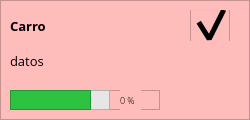
      <widget class="QFrame" name="frame">
       <property name="geometry">
        <rect>
         <x>90</x>
         <y>50</y>
         <width>250</width>
         <height>120</height>
        </rect>
       </property>
       <property name="styleSheet">
        <string notr="true">background-color:rgb(254, 188, 187);</string>
       </property>
       <property name="frameShape">
        <enum>QFrame::StyledPanel</enum>
       </property>
       <property name="frameShadow">
        <enum>QFrame::Raised</enum>
       </property>
       <widget class="QLabel" name="iconCar">
        <property name="geometry">
         <rect>
          <x>160</x>
          <y>50</y>
          <width>81</width>
          <height>61</height>
         </rect>
        </property>
        <property name="styleSheet">
         <string notr="true">image:url(&quot;:/images/vehicle.png&quot;);
</string>
        </property>
        <property name="text">
         <string/>
        </property>
       </widget>
       <widget class="QCheckBox" name="checkBoxCar">
        <property name="geometry">
         <rect>
          <x>190</x>
          <y>10</y>
          <width>41</width>
          <height>31</height>
         </rect>
        </property>
        <property name="styleSheet">
         <string notr="true">QCheckBox::indicator{
	width: 40px;
	height:40px;
}

QCheckBox::indicator:checked{
	image:url(&quot;:/images/switch-on.png&quot;);
}

QCheckBox::indicator:unchecked{
	image:url(&quot;:/images/switch-off.png&quot;);
}</string>
        </property>
        <property name="text">
         <string/>
        </property>
        <property name="checked">
         <bool>true</bool>
        </property>
       </widget>
       <widget class="QLabel" name="lbCarro">
        <property name="geometry">
         <rect>
          <x>10</x>
          <y>10</y>
          <width>161</width>
          <height>31</height>
         </rect>
        </property>
        <property name="font">
         <font>
          <family>Open Sans</family>
          <pointsize>10</pointsize>
          <weight>75</weight>
          <bold>true</bold>
         </font>
        </property>
        <property name="text">
         <string>Carro</string>
        </property>
       </widget>
       <widget class="QFrame" name="panelProgressCar">
        <property name="geometry">
         <rect>
          <x>10</x>
          <y>90</y>
          <width>150</width>
          <height>20</height>
         </rect>
        </property>
        <property name="frameShape">
         <enum>QFrame::StyledPanel</enum>
        </property>
        <property name="frameShadow">
         <enum>QFrame::Raised</enum>
        </property>
        <widget class="QFrame" name="barCar">
         <property name="geometry">
          <rect>
           <x>0</x>
           <y>0</y>
           <width>100</width>
           <height>20</height>
          </rect>
         </property>
         <property name="styleSheet">
          <string notr="true">background-color:rgb(230, 230, 230);</string>
         </property>
         <property name="frameShape">
          <enum>QFrame::StyledPanel</enum>
         </property>
         <property name="frameShadow">
          <enum>QFrame::Raised</enum>
         </property>
         <widget class="QFrame" name="progressCar">
          <property name="geometry">
           <rect>
            <x>0</x>
            <y>0</y>
            <width>81</width>
            <height>20</height>
           </rect>
          </property>
          <property name="styleSheet">
           <string notr="true">background-color:rgb(46, 194, 67);</string>
          </property>
          <property name="frameShape">
           <enum>QFrame::StyledPanel</enum>
          </property>
          <property name="frameShadow">
           <enum>QFrame::Raised</enum>
          </property>
         </widget>
        </widget>
        <widget class="QLabel" name="lbProgressCar">
         <property name="geometry">
          <rect>
           <x>110</x>
           <y>0</y>
           <width>21</width>
           <height>20</height>
          </rect>
         </property>
         <property name="font">
          <font>
           <family>Open Sans Light</family>
           <pointsize>7</pointsize>
           <weight>50</weight>
           <bold>false</bold>
          </font>
         </property>
         <property name="text">
          <string>0 %</string>
         </property>
        </widget>
       </widget>
       <widget class="QLabel" name="lbDatosCar">
        <property name="geometry">
         <rect>
          <x>10</x>
          <y>40</y>
          <width>151</width>
          <height>41</height>
         </rect>
        </property>
        <property name="font">
         <font>
          <family>Open Sans</family>
          <pointsize>10</pointsize>
         </font>
        </property>
        <property name="text">
         <string>datos</string>
        </property>
       </widget>
      </widget>
